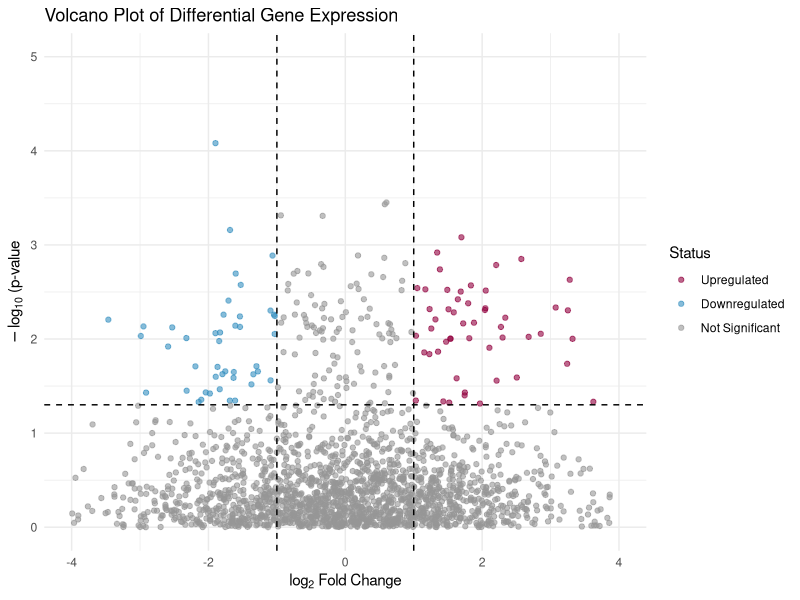
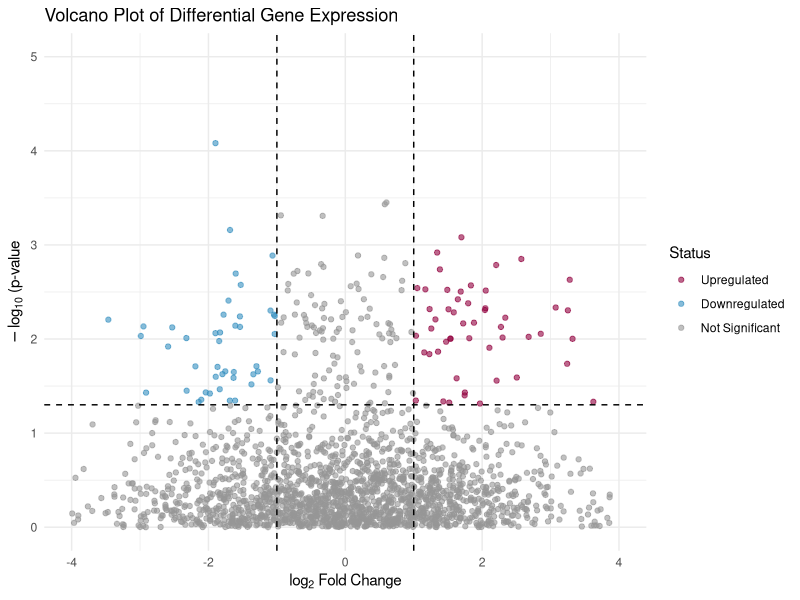

These figures' R source, in order:
library(ggplot2)

set.seed(123)
n_genes <- 2000
data <- data.frame(
  gene_id = paste0("Gene_",1:n_genes), 
  log2FoldChange = rnorm(n_genes, mean = 0, sd = 1.5),
  pvalue = runif(n_genes, min = 0, max = 1)
)
data$pvalue[1:100] <- data$pvalue[1:100]/100
head(data)

data$neg_log10_value <- -log10(data$pvalue)
data$status <- "Not Significant"
data$status[data$log2FoldChange > 1 & data$pvalue <0.05] <- "Upregulated"
data$status[data$log2FoldChange < -1 & data$pvalue < 0.05] <- "Downregulated"

data$status <- factor(data$status, levels = c("Upregulated", "Downregulated", "Not Significant"))
table(data$status)
volcano_plot <- ggplot(data, aes(x = log2FoldChange, y = neg_log10_value, colour = status))+
  geom_point(size = 1.5, alpha = 0.6)+
  scale_color_manual(values = c("Upregulated" = "#91003f", "Downregulated" = "#3690c0", "Not Significant" = "#969696"))+
  geom_hline(yintercept = -log10(0.05), linetype = "dashed", color = "black")+
  geom_vline(xintercept = c(-1, 1), linetype = "dashed", color = "black")+
  xlim(-4,4) +
  ylim(0,5) +
  theme_minimal() +
  labs(
  title = "Volcano Plot of Differential Gene Expression",
  x = expression(log[2] ~ "Fold Change"),
  y = expression(-log[10] ~ "(p-value"),
  color = "Status")

print(volcano_plot)

ggsave(filename = "volcano_plot.png",
  plot = volcano_plot,
  width = 8,
  height = 6,
  dpi = 300 )
